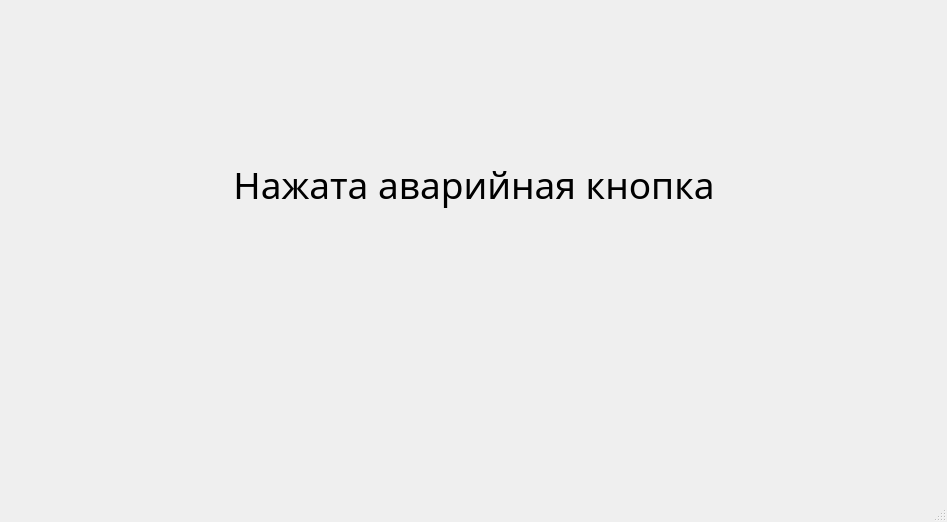
<?xml version="1.0" encoding="UTF-8"?>
<ui version="4.0">
 <class>MainWindow</class>
 <widget class="QMainWindow" name="MainWindow">
  <property name="geometry">
   <rect>
    <x>0</x>
    <y>0</y>
    <width>947</width>
    <height>522</height>
   </rect>
  </property>
  <property name="windowTitle">
   <string>MainWindow</string>
  </property>
  <widget class="QWidget" name="centralwidget">
   <layout class="QVBoxLayout" name="verticalLayout_2">
    <item>
     <layout class="QHBoxLayout" name="horizontalLayout">
      <item>
       <spacer name="horizontalSpacer">
        <property name="orientation">
         <enum>Qt::Horizontal</enum>
        </property>
        <property name="sizeHint" stdset="0">
         <size>
          <width>40</width>
          <height>20</height>
         </size>
        </property>
       </spacer>
      </item>
      <item>
       <widget class="QLabel" name="innotech_min">
        <property name="minimumSize">
         <size>
          <width>120</width>
          <height>70</height>
         </size>
        </property>
        <property name="maximumSize">
         <size>
          <width>16777215</width>
          <height>70</height>
         </size>
        </property>
        <property name="font">
         <font>
          <family>Segoe UI Black</family>
          <pointsize>21</pointsize>
          <weight>75</weight>
          <bold>true</bold>
          <underline>false</underline>
         </font>
        </property>
        <property name="text">
         <string/>
        </property>
        <property name="alignment">
         <set>Qt::AlignRight|Qt::AlignTrailing|Qt::AlignVCenter</set>
        </property>
       </widget>
      </item>
     </layout>
    </item>
    <item>
     <layout class="QHBoxLayout" name="horizontalLayout_2">
      <item>
       <spacer name="horizontalSpacer_4">
        <property name="orientation">
         <enum>Qt::Horizontal</enum>
        </property>
        <property name="sizeHint" stdset="0">
         <size>
          <width>40</width>
          <height>20</height>
         </size>
        </property>
       </spacer>
      </item>
      <item>
       <layout class="QVBoxLayout" name="verticalLayout">
        <item>
         <spacer name="verticalSpacer_4">
          <property name="orientation">
           <enum>Qt::Vertical</enum>
          </property>
          <property name="sizeType">
           <enum>QSizePolicy::Fixed</enum>
          </property>
          <property name="sizeHint" stdset="0">
           <size>
            <width>20</width>
            <height>25</height>
           </size>
          </property>
         </spacer>
        </item>
        <item>
         <widget class="QLabel" name="level_img">
          <property name="minimumSize">
           <size>
            <width>0</width>
            <height>0</height>
           </size>
          </property>
          <property name="maximumSize">
           <size>
            <width>16777215</width>
            <height>16777215</height>
           </size>
          </property>
          <property name="font">
           <font>
            <family>Segoe UI Black</family>
            <pointsize>21</pointsize>
            <weight>75</weight>
            <bold>true</bold>
            <underline>false</underline>
           </font>
          </property>
          <property name="text">
           <string/>
          </property>
          <property name="scaledContents">
           <bool>false</bool>
          </property>
          <property name="alignment">
           <set>Qt::AlignCenter</set>
          </property>
         </widget>
        </item>
        <item>
         <spacer name="verticalSpacer_3">
          <property name="orientation">
           <enum>Qt::Vertical</enum>
          </property>
          <property name="sizeType">
           <enum>QSizePolicy::Fixed</enum>
          </property>
          <property name="sizeHint" stdset="0">
           <size>
            <width>20</width>
            <height>5</height>
           </size>
          </property>
         </spacer>
        </item>
        <item>
         <widget class="QLabel" name="label_warning">
          <property name="font">
           <font>
            <family>Siemens AD Sans</family>
            <pointsize>28</pointsize>
           </font>
          </property>
          <property name="text">
           <string>Нажата аварийная кнопка</string>
          </property>
          <property name="alignment">
           <set>Qt::AlignCenter</set>
          </property>
          <property name="margin">
           <number>0</number>
          </property>
         </widget>
        </item>
        <item>
         <spacer name="verticalSpacer_2">
          <property name="orientation">
           <enum>Qt::Vertical</enum>
          </property>
          <property name="sizeHint" stdset="0">
           <size>
            <width>20</width>
            <height>40</height>
           </size>
          </property>
         </spacer>
        </item>
       </layout>
      </item>
      <item>
       <spacer name="horizontalSpacer_5">
        <property name="orientation">
         <enum>Qt::Horizontal</enum>
        </property>
        <property name="sizeHint" stdset="0">
         <size>
          <width>40</width>
          <height>20</height>
         </size>
        </property>
       </spacer>
      </item>
     </layout>
    </item>
    <item>
     <spacer name="verticalSpacer">
      <property name="orientation">
       <enum>Qt::Vertical</enum>
      </property>
      <property name="sizeHint" stdset="0">
       <size>
        <width>20</width>
        <height>40</height>
       </size>
      </property>
     </spacer>
    </item>
   </layout>
  </widget>
  <widget class="QMenuBar" name="menubar">
   <property name="geometry">
    <rect>
     <x>0</x>
     <y>0</y>
     <width>947</width>
     <height>26</height>
    </rect>
   </property>
  </widget>
  <widget class="QStatusBar" name="statusbar"/>
 </widget>
 <resources/>
 <connections/>
</ui>
